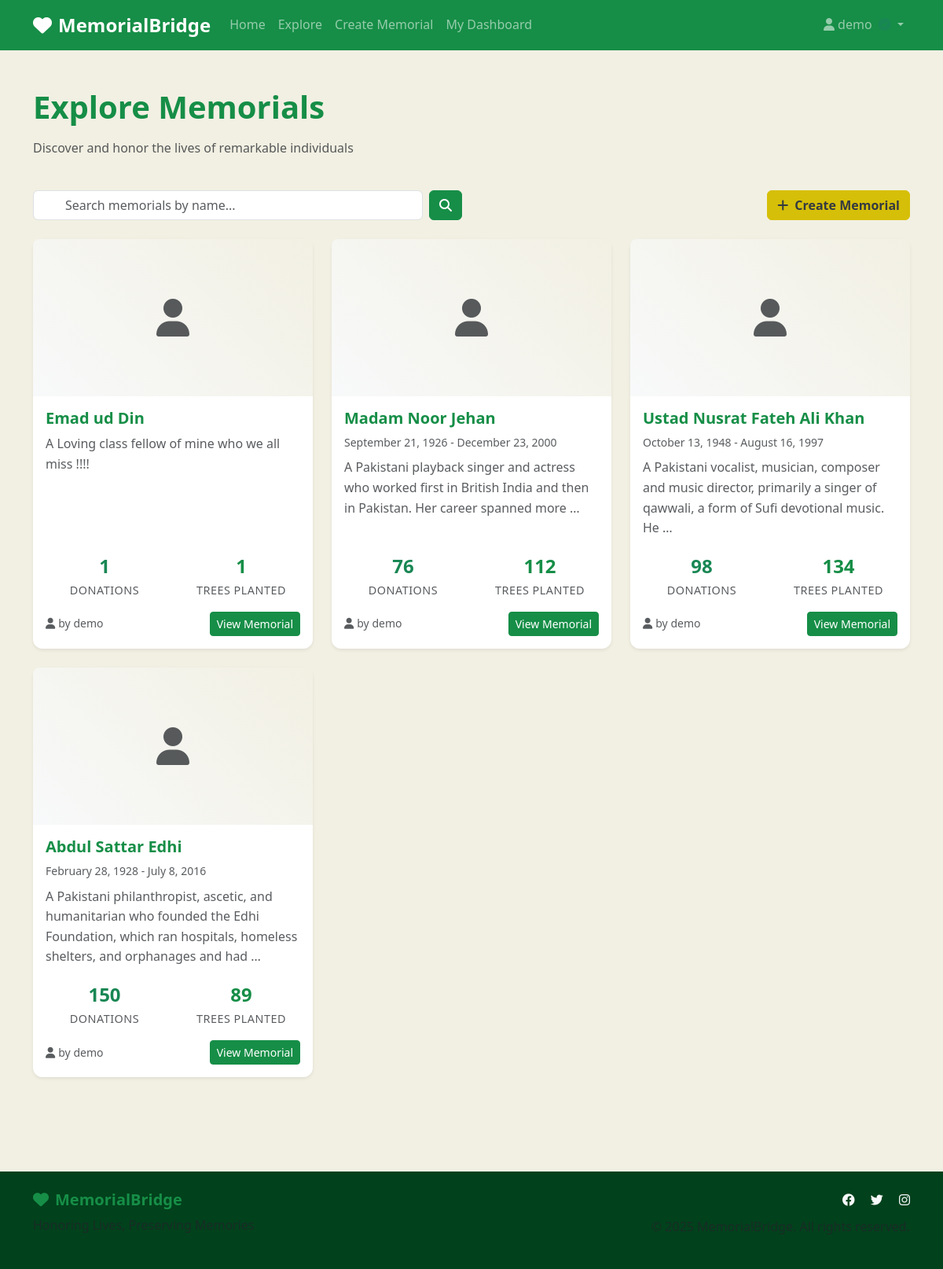
Screenshot of /explore/ (signed in) with the database file from the repository.
### main_app/models.py (models this page shows, shortened)
class Memorial(models.Model):
    VISIBILITY_CHOICES = [
        ('public', 'Public'),
        ('private', 'Private'),
    ]
    owner = models.ForeignKey(UserProfile, on_delete=models.CASCADE, related_name='memorials')
    name = models.CharField(max_length=200)
    slug = models.SlugField(unique=True, blank=True)
    dob = models.DateField(null=True, blank=True, verbose_name="Date of Birth")
    dod = models.DateField(null=True, blank=True, verbose_name="Date of Passing")
    bio = models.TextField(blank=True, help_text="Biography or description")
    cover_image = models.ImageField(upload_to='memorial_covers/', blank=True, null=True)
    visibility = models.CharField(max_length=10, choices=VISIBILITY_CHOICES, default='public')
    donations_count = models.IntegerField(default=0)
    trees_planted_count = models.IntegerField(default=0)
    created_at = models.DateTimeField(auto_now_add=True)
    updated_at = models.DateTimeField(auto_now=True)
    class Meta:
        ordering = ['-created_at']

class UserProfile(models.Model):
    user = models.OneToOneField(User, on_delete=models.CASCADE)
    verified = models.BooleanField(default=False)

### main_app/views.py (the view)
# urls.py: path('explore/', views.explore, name='explore'),
def explore(request):
    search_query = request.GET.get('search', '')
    memorials = Memorial.objects.filter(visibility='public')
    if search_query:
        memorials = memorials.filter(
            Q(name__icontains=search_query) | Q(bio__icontains=search_query)
        )
    context = {
        'memorials': memorials,
        'search_query': search_query
    }
    return render(request, 'main_app/explore.html', context)

### templates/main_app/explore.html (shortened to what this page needs)
{% extends 'base.html' %}
{% load static %}
{% block content %}
<div class="container py-5">
    <div class="row mb-4">
        <div class="col-12">
            <h1 class="fw-bold text-primary mb-3">Explore Memorials</h1>
            <p class="text-muted">Discover and honor the lives of remarkable individuals</p>
        </div>
    </div>
    <div class="row mb-4">
        <div class="col-lg-6">
            <form method="get" class="d-flex">
                <input type="text" name="search" class="form-control"
                       placeholder="Search memorials by name..."
                       value="{{ search_query }}">
                <button class="btn btn-primary ms-2" type="submit">
                    <i class="fas fa-search"></i>
                </button>
            </form>
        </div>
        <div class="col-lg-6 text-lg-end mt-2 mt-lg-0">
            {% if user.is_authenticated and user.userprofile.verified %}
            <a href="{% url 'create_memorial' %}" class="btn btn-accent">
                <i class="fas fa-plus me-2"></i>Create Memorial
            </a>
            {% endif %}
        </div>
    </div>
    <div class="row">
        {% for memorial in memorials %}
        <div class="col-lg-4 col-md-6 mb-4">
            <div class="card memorial-card h-100 border-0 shadow-sm">
                {% if memorial.cover_image %}
                <img src="{{ memorial.cover_image.url }}" class="card-img-top memorial-image" alt="{{ memorial.name }}">
                {% else %}
                <div class="card-img-top memorial-placeholder d-flex align-items-center justify-content-center bg-light">
                    <i class="fas fa-user fa-3x text-muted"></i>
                </div>
                {% endif %}
                <div class="card-body d-flex flex-column">
                    <h5 class="card-title text-primary">{{ memorial.name }}</h5>
                    {% if memorial.dob and memorial.dod %}
                    <p class="text-muted small mb-2">
                        {{ memorial.dob|date:"F j, Y" }} - {{ memorial.dod|date:"F j, Y" }}
                    </p>
                    {% endif %}
                    <p class="card-text text-muted flex-grow-1">
                        {{ memorial.bio|truncatewords:20|default:"A beloved individual remembered by many." }}
                    </p>
                    <div class="memorial-stats mb-3">
                        <div class="row text-center">
                            <div class="col-6">
                                <div class="stat-item">
                                    <div class="stat-number text-success fw-bold">{{ memorial.donations_count }}</div>
                                    <div class="stat-label small text-muted">Donations</div>
                                </div>
                            </div>
                            <div class="col-6">
                                <div class="stat-item">
                                    <div class="stat-number text-primary fw-bold">{{ memorial.trees_planted_count }}</div>
                                    <div class="stat-label small text-muted">Trees Planted</div>
                                </div>
                            </div>
                        </div>
                    </div>
                    <div class="d-flex justify-content-between align-items-center">
                        <small class="text-muted">
                            <i class="fas fa-user me-1"></i>by {{ memorial.owner.user.username }}
                        </small>
                        <a href="{% url 'memorial_detail' memorial.slug %}" class="btn btn-primary btn-sm">
                            View Memorial
                        </a>
                    </div>
                </div>
            </div>
        </div>
        {% endfor %}
    </div>
</div>
{% endblock %}

### templates/base.html (shortened to what this page needs)
<!DOCTYPE html>
<html lang="en">
<head>
    <link href="https://cdn.jsdelivr.net/npm/bootstrap@5.3.0/dist/css/bootstrap.min.css" rel="stylesheet">
    <link rel="stylesheet" href="https://cdnjs.cloudflare.com/ajax/libs/font-awesome/6.4.0/css/all.min.css">
    {% load static %}
    <link rel="stylesheet" href="{% static 'css/global.css' %}">
</head>
<body>
    <nav class="navbar navbar-expand-lg navbar-dark bg-primary sticky-top">
        <div class="container">
            <a class="navbar-brand fw-bold" href="{% url 'home' %}">
                <i class="fas fa-heart me-2"></i>MemorialBridge
            </a>
            <div class="collapse navbar-collapse" id="navbarNav">
                <ul class="navbar-nav me-auto">
                    <li class="nav-item">
                        <a class="nav-link" href="{% url 'home' %}">Home</a>
                    </li>
                    <li class="nav-item">
                        <a class="nav-link" href="{% url 'explore' %}">Explore</a>
                    </li>
                    {% if user.is_authenticated %}
                    <li class="nav-item">
                        <a class="nav-link" href="{% url 'create_memorial' %}">Create Memorial</a>
                    </li>
                    <li class="nav-item">
                        <a class="nav-link" href="{% url 'dashboard' %}">My Dashboard</a>
                    </li>
                    {% endif %}
                </ul>
                <ul class="navbar-nav">
                    {% if user.is_authenticated %}
                    <li class="nav-item dropdown">
                        <a class="nav-link dropdown-toggle" href="#" role="button" data-bs-toggle="dropdown">
                            <i class="fas fa-user me-1"></i>{{ user.username }}
                            {% if user.userprofile.verified %}
                                <i class="fas fa-check-circle text-success ms-1" title="Verified"></i>
                            {% else %}
                                <i class="fas fa-exclamation-circle text-warning ms-1" title="Unverified"></i>
                            {% endif %}
                        </a>
                    </li>
                    {% endif %}
                </ul>
            </div>
        </div>
    </nav>
    <main>
        {% block content %}{% endblock %}
    </main>
    <footer class="bg-dark text-light py-4 mt-5">
        <div class="container">
            <div class="row">
                <div class="col-md-6">
                    <h5><i class="fas fa-heart me-2"></i>MemorialBridge</h5>
                    <p class="text-muted">Honoring Lives, Preserving Memories</p>
                </div>
                <div class="col-md-6 text-md-end">
                    <div class="social-links">
                        <a href="#" class="text-light me-3"><i class="fab fa-facebook"></i></a>
                        <a href="#" class="text-light me-3"><i class="fab fa-twitter"></i></a>
                        <a href="#" class="text-light"><i class="fab fa-instagram"></i></a>
                    </div>
                    <p class="text-muted mt-2">&copy; 2025 MemorialBridge. All rights reserved.</p>
                </div>
            </div>
        </div>
    </footer>
</body>
</html>

### static/css/global.css (style rules this page uses)
:root { --pakistani-green: #168E47; --pakistan-flag-green: #01411C; --islamic-green: #009639; --golden-yellow: #D6BF08; --warm-beige: #F2F0E3; --earth-brown: #8B4513; --pure-white: #FFFFFF; --soft-gray: #F8F9FA; --medium-gray: #6C757D; --dark-gray: #343A40; --success-green: var(--pakistani-green); --warning-amber: #FFC107; --danger-red: #DC3545; --info-blue: #17A2B8; }
body { font-family: 'Segoe UI', Tahoma, Geneva, Verdana, sans-serif; line-height: 1.6; color: var(--dark-gray); background-color: var(--warm-beige); }
h1, h2, h3, h4, h5, h6 { color: var(--pakistani-green); font-weight: 600; }
.text-primary { color: var(--pakistani-green) !important; }
.navbar-brand { font-size: 1.5rem; color: var(--pure-white) !important; }
.bg-primary { background-color: var(--pakistani-green) !important; }
.btn-primary { background-color: var(--pakistani-green); border-color: var(--pakistani-green); color: var(--pure-white); }
.btn-accent { background-color: var(--golden-yellow); border-color: var(--golden-yellow); color: var(--dark-gray); font-weight: 600; }
.card { border: none; border-radius: 12px; box-shadow: 0 4px 6px rgba(0, 0, 0, 0.07); transition: all 0.3s ease; background-color: var(--pure-white); }
.memorial-card { transition: all 0.3s ease; border: 1px solid rgba(22, 142, 71, 0.1); }
.memorial-placeholder { background: linear-gradient(45deg, var(--soft-gray), var(--warm-beige)); border-radius: 8px 8px 0 0; }
footer.bg-dark { background-color: var(--pakistan-flag-green) !important; }
.stat-number { font-size: 2rem; font-weight: bold; color: var(--pakistani-green); }
.stat-label { font-size: 0.9rem; color: var(--medium-gray); text-transform: uppercase; letter-spacing: 0.5px; }

### templates/main_app/explore.html (style rules this page uses)
.memorial-placeholder { height: 200px; }
.memorial-card { transition: transform 0.2s ease-in-out; }
.stat-number { font-size: 1.5rem; }

### rows the page displays
Memorial: name "Emad ud Din", bio "A Loving class fellow of mine who we all miss !!!!", donations_count "1", trees_planted_count "1", owner.user.username "demo"
Memorial: name "Madam Noor Jehan", dob "September 21, 1926", dod "December 23, 2000", bio "A Pakistani playback singer and actress who worked first in British India and then in Pakistan. Her career spanned more …", donations_count "76", trees_planted_count "112", owner.user.username "demo"
Memorial: name "Ustad Nusrat Fateh Ali Khan", dob "October 13, 1948", dod "August 16, 1997", bio "A Pakistani vocalist, musician, composer and music director, primarily a singer of qawwali, a form of Sufi devotional music. He …", donations_count "98", trees_planted_count "134", owner.user.username "demo"
Memorial: name "Abdul Sattar Edhi", dob "February 28, 1928", dod "July 8, 2016", bio "A Pakistani philanthropist, ascetic, and humanitarian who founded the Edhi Foundation, which ran hospitals, homeless shelters, and orphanages and had …", donations_count "150", trees_planted_count "89", owner.user.username "demo"

### other values shown
{{ user.username }} "demo"
